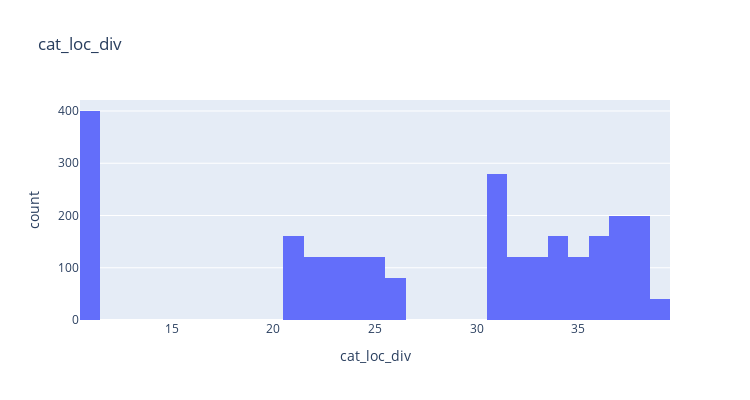

This figure's notebook cell:
### Code cell
# Check location distribution.
fig_tmp = px.histogram(df_raw_hh, x= "cat_loc_div", title= "cat_loc_div")
fig_tmp.update_layout(width= 750, height= 400)
fig_tmp.show()

### Figure 1 — Plotly figure (JSON) as saved in the notebook; plotly's stock layout.template omitted (floating-point values rounded to 4 significant figures; data arrays with more than 128 entries replaced by an {"elided": "..."} marker saying what was removed)
{"data": [{"alignmentgroup": "True", "bingroup": "x", "hovertemplate": "cat_loc_div=%{x}<br>count=%{y}<extra></extra>", "legendgroup": "", "marker": {"color": "#636efa", "pattern": {"shape": ""}}, "name": "", "offsetgroup": "", "orientation": "v", "showlegend": false, "type": "histogram", "x": {"elided": "2520 int values"}, "xaxis": "x", "yaxis": "y"}], "layout": {"barmode": "relative", "height": 400, "legend": {"tracegroupgap": 0}, "title": {"text": "cat_loc_div"}, "width": 750, "xaxis": {"anchor": "y", "domain": [0, 1], "title": {"text": "cat_loc_div"}}, "yaxis": {"anchor": "x", "domain": [0, 1], "title": {"text": "count"}}}}
